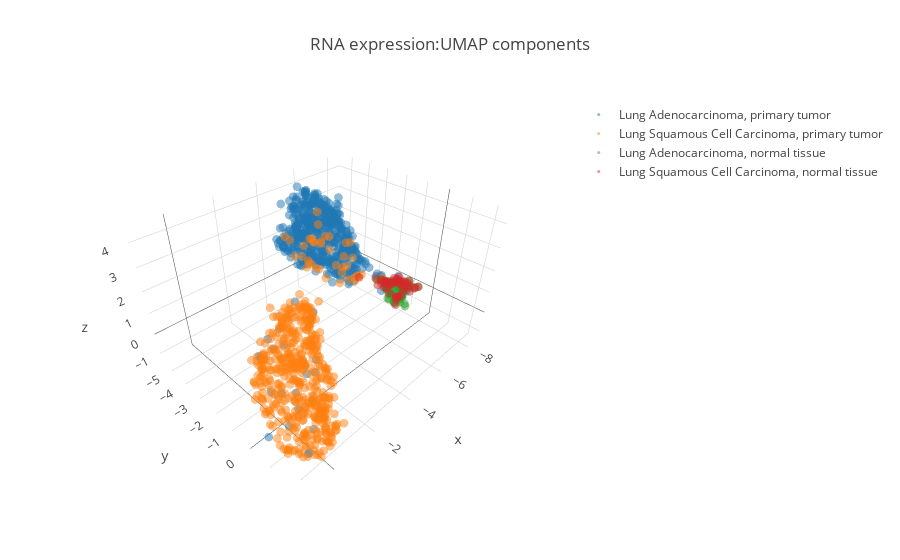

Source (notebook cell):
### Markdown cell above
### 1.1.1 Model permutation for cancer types

### Code cell
# short exploratory
# 1. dimension reduction
# 2. plot the differential targets
red = 'UMAP'
reduceR = UMAP(n_components=3, random_state=323) #UMAP(n_components=3)
reduceR.fit(RNAex.loc[:, rnaID_include])


fig = go.Figure(layout={'title': 'RNA expression:'+red+' components'})
# Configure the trace.
reduceD = reduceR.transform(RNAex.loc[(RNAex['Diagnosis']=='Lung Adenocarcinoma') & 
                                      (RNAex['Sample Type']=='Primary Tumor'), rnaID_include])
fig.add_trace(go.Scatter3d(
    x=reduceD[:,0],  # <-- Put your data instead
    y=reduceD[:,1],  # <-- Put your data instead
    z=reduceD[:,2],  # <-- Put your data instead
    mode='markers',
    marker={
        'size': 3,
        'opacity': 0.5,
    },
    name='Lung Adenocarcinoma, primary tumor'
)
)

reduceD = reduceR.transform(RNAex.loc[(RNAex['Diagnosis']=='Lung Squamous Cell Carcinoma') & 
                                      (RNAex['Sample Type']=='Primary Tumor'), rnaID_include])
fig.add_trace(go.Scatter3d(
    x=reduceD[:,0],  # <-- Put your data instead
    y=reduceD[:,1],  # <-- Put your data instead
    z=reduceD[:,2],  # <-- Put your data instead
    mode='markers',
    marker={
        'size': 3,
        'opacity': 0.5,
    },
    name='Lung Squamous Cell Carcinoma, primary tumor'
)
)

reduceD = reduceR.transform(RNAex.loc[(RNAex['Diagnosis']=='Lung Adenocarcinoma') & 
                                      (RNAex['Sample Type']=='Solid Tissue Normal'), rnaID_include])
fig.add_trace(go.Scatter3d(
    x=reduceD[:,0],  # <-- Put your data instead
    y=reduceD[:,1],  # <-- Put your data instead
    z=reduceD[:,2],  # <-- Put your data instead
    mode='markers',
    marker={
        'size': 3,
        'opacity': 0.5,
    },
    name='Lung Adenocarcinoma, normal tissue'
)
)

reduceD = reduceR.transform(RNAex.loc[(RNAex['Diagnosis']=='Lung Squamous Cell Carcinoma') & 
                                      (RNAex['Sample Type']=='Solid Tissue Normal'), rnaID_include])
fig.add_trace(go.Scatter3d(
    x=reduceD[:,0],  # <-- Put your data instead
    y=reduceD[:,1],  # <-- Put your data instead
    z=reduceD[:,2],  # <-- Put your data instead
    mode='markers',
    marker={
        'size': 3,
        'opacity': 0.5,
    },
    name='Lung Squamous Cell Carcinoma, normal tissue'
)
)


# Configure the layout.
layout = go.Layout(
    margin={'l': 0, 'r': 0, 'b': 0, 't': 0}
)
plotly.offline.iplot(fig)

### Figure 1 — Plotly figure (JSON) as saved in the notebook; plotly's stock layout.template omitted (floating-point values rounded to 4 significant figures; data arrays with more than 128 entries replaced by an {"elided": "..."} marker saying what was removed)
{"data": [{"marker": {"opacity": 0.5, "size": 3}, "mode": "markers", "name": "Lung Adenocarcinoma, primary tumor", "type": "scatter3d", "uid": "dc3f4d04-bcd9-4510-aba9-a1991e8b6bab", "x": {"elided": "511 float values"}, "y": {"elided": "511 float values"}, "z": {"elided": "511 float values"}}, {"marker": {"opacity": 0.5, "size": 3}, "mode": "markers", "name": "Lung Squamous Cell Carcinoma, primary tumor", "type": "scatter3d", "uid": "52c3a68e-f5de-42b7-a56f-042acce734c2", "x": {"elided": "498 float values"}, "y": {"elided": "498 float values"}, "z": {"elided": "498 float values"}}, {"marker": {"opacity": 0.5, "size": 3}, "mode": "markers", "name": "Lung Adenocarcinoma, normal tissue", "type": "scatter3d", "uid": "04ac8980-59f8-4cfd-ad34-749dbf2b6135", "x": [-7.647, -7.697, -7.493, -7.523, -7.876, -6.556, -7.371, -8.215, -8.235, -7.798, -7.612, -7.679, -7.426, -7.712, -8.257, -7.807, -8.483, -7.512, -7.909, -7.315, -8.146, -7.448, -7.18, -8.054, -8.334, -7.832, -7.555, -7.848, -8.116, -8.244, -8.157, -8.268, -7.664, -8.034, -8.101, -7.79, -6.909, -7.215, -7.442, -8.158, -7.625, -8.23, -7.576, -7.595, -7.516, -7.738, -7.563, -7.427, -7.688, -7.755, -7.746, -7.502, -7.69, -7.748, -8.377, -7.653, -7.645, -8.145, -8.298], "y": [-0.8213, -0.826, -0.499, -0.7411, -1.5, -1.433, -1.648, -1.079, -1.341, -0.6007, -0.9211, -1.609, -1.554, -1.26, -0.9458, -1.308, -0.5786, -1.472, -1.412, -1.483, -0.9123, -0.5144, -1.1, -1.55, -1.42, -1.64, -1.076, -1.144, -1.044, -1.109, -1.265, -0.6634, -1.572, -1.326, -1.25, -1.48, -1.476, -1.278, -1.199, -1.13, -1.643, -1.176, -1.665, -1.075, -1.657, -1.475, -1.637, -1.039, -1.502, -1.013, -1.426, -0.7941, -1.223, -0.9592, -0.9527, -1.646, -0.9517, -1.16, -1.308], "z": [-0.2785, -0.3185, -0.5788, -0.1693, -0.5188, 0.8091, 0.1449, -0.3589, -0.5804, 0.1853, 0.4155, -0.09949, 0.07777, -0.8796, 0.1751, -0.02041, -0.07231, -0.08319, -0.7611, 0.2073, 0.06749, -0.4321, -0.07682, -0.2884, -0.2073, -0.6991, -0.7573, -0.7686, -0.3335, -0.2228, -0.2257, -0.05242, -0.8114, -0.2733, -0.3925, 0.03733, 0.603, 0.4882, 0.3763, -0.1717, -0.2556, -0.00403, -0.2472, 0.3359, -0.01397, -0.5253, 0.03642, 0.04106, -0.829, 0.09585, -0.5182, -0.2556, -0.8434, -0.7502, -0.1459, -0.3819, -0.516, -0.8388, -0.3388]}, {"marker": {"opacity": 0.5, "size": 3}, "mode": "markers", "name": "Lung Squamous Cell Carcinoma, normal tissue", "type": "scatter3d", "uid": "19b312af-eaba-4cb0-a1f5-be034700b96f", "x": [-8.029, -7.911, -7.395, -7.365, -7.873, -7.209, -7.285, -8.183, -7.201, -8.164, -7.232, -7.741, -6.83, -6.994, -7.923, -7.365, -6.431, -8.1, -8.08, -7.731, -7.156, -7.808, -8.102, -6.749, -7.955, -7.599, -7.91, -7.313, -7.947, -8.369, -7.788, -8.244, -7.673, -7.932, -7.251, -7.466, -7.049, -8.263, -7.627, -8.112, -7.331, -7.703, -8.056, -7.442, -7.222, -5.469, -8.2, -8.073, -8.14], "y": [-0.858, -1.259, -1.489, -1.496, -1.2, -1.352, -1.543, -0.8953, -1.838, -1.255, -0.8236, -1.383, -1.405, -1.283, -0.6384, -1.191, -1.39, -1.072, -0.806, -0.9754, -1.482, -1.22, -1.139, -1.327, -1.095, -1.454, -1.257, -1.339, -1.195, -0.706, -1.285, -0.5821, -1.1, -0.9707, -1.23, -1.212, -1.4, -0.4459, -1.474, -1.336, -0.8935, -1.156, -1.534, -0.6667, -1.359, -1.491, -1.13, -1.36, -0.9514], "z": [0.02091, 0.3816, -0.05612, 0.2478, 0.08637, 0.4088, -0.003352, 0.2065, 0.02524, -0.1472, -0.5344, 0.3441, 0.69, 0.581, -0.08482, 0.3449, 0.9436, 0.1447, 0.01766, 0.3666, 0.3662, -0.7452, 0.007094, 0.5931, -0.5702, 0.0886, 0.1787, 0.2763, -0.6862, -0.1716, 0.3053, -0.009668, -0.52, 0.04495, -0.131, 0.4279, 0.5455, 0.08121, 0.004618, 0.02732, -0.1964, 0.4026, -0.08693, 0.1425, 0.4208, 1.402, -0.2981, -0.8179, 0.0924]}], "layout": {"title": {"text": "RNA expression:UMAP components"}}}
